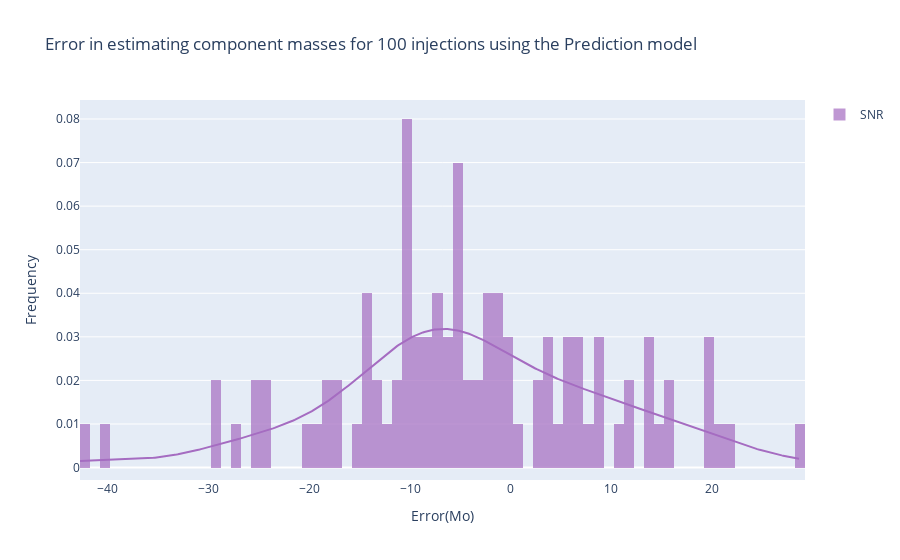

Notebook code for this chart:
### Code cell
error_snr=final_snr-est_snr
hist_data1 = [error_snr]

group_labels = ['SNR']
colors = [ '#A56CC1']
# Create distplot with custom bin_size
fig = ff.create_distplot(hist_data1, group_labels,colors=colors,show_rug=False)

fig.update_layout(title='Error in estimating component masses for 100 injections using the Prediction model',xaxis_title="Error(Mo)",yaxis_title="Frequency")
fig.show()

### Figure 1 — Plotly figure (JSON) as saved in the notebook; plotly's stock layout.template omitted (floating-point values rounded to 4 significant figures; data arrays with more than 128 entries replaced by an {"elided": "..."} marker saying what was removed)
{"data": [{"autobinx": false, "histnorm": "probability density", "legendgroup": "SNR", "marker": {"color": "#A56CC1"}, "name": "SNR", "opacity": 0.7, "type": "histogram", "x": [-10.02, -2.616, -15.42, 10.7, -4.103, -1.456, -4.99, -2.691, 0.1048, -11.22, 11.95, -14.27, -23.86, -1.343, 19.31, 6.776, 22.2, 4.156, -9.918, 2.282, 13.9, 5.485, 11.7, 7.157, -14.22, 3.864, -12.2, 20.42, -4.905, 19.62, -7.706, -18.66, -11.01, 19.68, -17.32, 28.78, -8.72, -29.42, 3.623, -1.205, -40.14, -7.486, -19.78, 7.408, 5.948, 13.89, -9.634, -5.19, 16.07, 8.797, -1.423, 5.843, 0.8457, 13.5, -8.977, -10.25, -8.357, -2.934, 8.596, -14.77, 14.85, -0.239, -5.442, 5.103, -25.48, -2.331, -10.55, -6.396, -24.03, -29.42, -7.945, -10.35, -17.71, 7.179, -10.62, -10.54, 3.037, -7.212, -14.03, -6.398, 8.284, -3.651, -5.041, -10.33, -0.6628, -6.387, -13.74, -9.622, -24.9, -7.682, -42.77, -4.844, 15.28, -27.41, -4.737, -1.793, -19.68, -5.145, -13.48, -18.58], "xaxis": "x", "xbins": {"end": 28.78, "size": 1, "start": -42.77}, "yaxis": "y"}, {"legendgroup": "SNR", "marker": {"color": "#A56CC1"}, "mode": "lines", "name": "SNR", "showlegend": false, "type": "scatter", "x": {"elided": "500 float values"}, "xaxis": "x", "y": {"elided": "500 float values"}, "yaxis": "y"}], "layout": {"barmode": "overlay", "hovermode": "closest", "legend": {"traceorder": "reversed"}, "title": {"text": "Error in estimating component masses for 100 injections using the Prediction model"}, "xaxis": {"anchor": "y2", "domain": [0, 1], "title": {"text": "Error(Mo)"}, "zeroline": false}, "yaxis": {"anchor": "free", "domain": [0, 1], "position": 0, "title": {"text": "Frequency"}}}}
